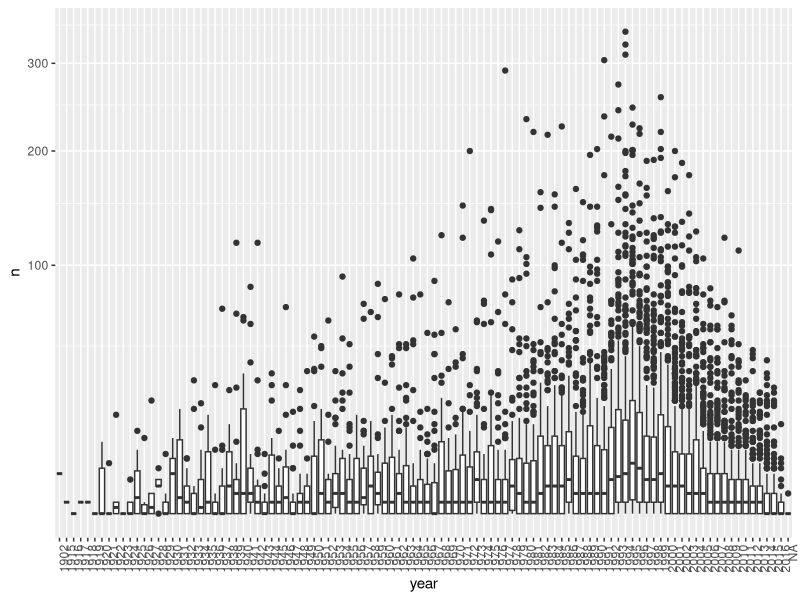

Source code (R):
### Regularization
library(dslabs)
library(tidyverse)
library(dplyr)
data("movielens")

library(caret)
set.seed(755)
test_index <- createDataPartition(y = movielens$rating, times = 1,
                                  p = 0.2, list = FALSE)
train_set <- movielens[-test_index,] # partition by row
test_set <- movielens[test_index,]

# remove users and movies not in train set
test_set <- test_set %>%
  semi_join(train_set, by = "movieId") %>%
  semi_join(train_set, by = "userId")

# RMSE rating
RMSE <- function(true_ratings, predicted_ratings){
  sqrt(mean((true_ratings - predicted_ratings)^2))
}

# model fitting
mu <- mean(train_set$rating)
movie_avgs <- train_set %>%
  group_by(movieId) %>%
  summarise(b_i = mean(rating - mu))

# 10 mistakes made in model fitting
test_set %>%
  left_join(movie_avgs, by='movieId') %>%
  mutate(residual = rating - (mu + b_i)) %>%
  arrange(desc(abs(residual))) %>%
  select(title, residual) %>% slice(1:10) %>% knitr::kable()

# 10 best movies
movie_titles <- movielens %>%
  select(movieId, title) %>%
  distinct()

# 10 best movies
movie_avgs %>% left_join(movie_titles, by='movieId') %>%
  arrange(desc(b_i)) %>%
  select(title, b_i) %>%
  slice(1:10) %>%
  knitr::kable()

# 10 worst movies
movie_avgs %>% left_join(movie_titles, by='movieId') %>%
  arrange(b_i) %>%
  select(title, b_i) %>%
  slice(1:10) %>%
  knitr::kable()

# now include num of times movies are rated
# best 10
train_set %>% count(movieId) %>% 
  left_join(movie_avgs) %>%
  left_join(movie_titles, by="movieId") %>%
  arrange(desc(b_i)) %>% 
  select(title, b_i, n) %>% 
  slice(1:10) %>% 
  knitr::kable()

# worst 10
train_set %>% count(movieId) %>% 
  left_join(movie_avgs) %>%
  left_join(movie_titles, by="movieId") %>%
  arrange(b_i) %>% 
  select(title, b_i, n) %>% 
  slice(1:10) %>% 
  knitr::kable()


# Q1. Compute the number of ratings for each movie and then plot it against the year the movie came out. 
# Use the square root transformation on the counts. What year has the highest median number of ratings?

library(dslabs)
library(tidyverse)
library(dplyr)
data("movielens")
library(caret)

# median num rating per year
num_rating <- movielens %>% 
  na.omit() %>% 
  select(movieId, rating, year) %>% 
  group_by(movieId, year) %>%
  summarise(n_rating = n()) %>%
  ungroup() %>%
  arrange(desc(n_rating)) 

knitr::kable(head(num_rating, 10))

median_rating <- num_rating %>%
  select(n_rating, year) %>%
  group_by(year) %>%
  summarise(med = median(n_rating, na.rm = TRUE)) %>%
  ungroup() %>%
  arrange(desc(med))

knitr::kable(head(median_rating))

# Answer:
movielens %>% group_by(movieId) %>%
  summarize(n = n(), year = as.character(first(year))) %>%
  qplot(year, n, data = ., geom = "boxplot") +
  coord_trans(y = "sqrt") +
  theme(axis.text.x = element_text(angle = 90, hjust = 1))


# Q2. We see that, on average, movies that came out after 1993 get more ratings. We also see that with newer
# movies, starting in 1993, the number of ratings decreases with year: the more recent a movie is, the less 
# time users have had to rate it.
# Among movies that came out in 1993 or later, what are the 25 movies with the most ratings per year, and 
# what is the average rating of each of the top 25 movies?
# What is the average rating for the movie The Shawshank Redemption?
# What is the average number of ratings per year for the movie Forrest Gump?

# avg num of rating per movie
yrs <- length(unique(movielens$year[movielens$year>=1993]))
num_rating_yr <- movielens %>% filter(year >= 1993) %>%
  na.omit() %>%
  select(title, rating, year) %>%
  group_by(title, year) %>%
  summarise(n = n(), ratings_yr = n/yrs, mean_r = mean(rating, na.rm = TRUE), 
            yr = as.character(first(year))) %>%
  ungroup() %>% 
  arrange(desc(ratings_yr))

knitr::kable(head(num_rating_yr, 25))

# avg num of ratings /yr for Forrest Gump = 13.64 xx starts 1994 adjust years to 24 = 14.21 chk
# avg rating for movie Shawshank Redemption, The = 4.487138 chk
# code incomplete: yrs should incorporate later start dates of new movies
